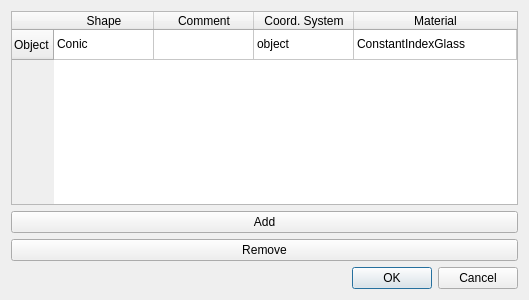
<?xml version="1.0" encoding="UTF-8"?>
<ui version="4.0">
 <class>Dialog</class>
 <widget class="QDialog" name="Dialog">
  <property name="geometry">
   <rect>
    <x>0</x>
    <y>0</y>
    <width>529</width>
    <height>300</height>
   </rect>
  </property>
  <property name="windowTitle">
   <string>Dialog</string>
  </property>
  <layout class="QGridLayout" name="gridLayout">
   <item row="3" column="0">
    <widget class="QDialogButtonBox" name="buttonBox">
     <property name="orientation">
      <enum>Qt::Horizontal</enum>
     </property>
     <property name="standardButtons">
      <set>QDialogButtonBox::Cancel|QDialogButtonBox::Ok</set>
     </property>
    </widget>
   </item>
   <item row="0" column="0">
    <widget class="QTableWidget" name="tblSurfaces">
     <property name="alternatingRowColors">
      <bool>true</bool>
     </property>
     <attribute name="horizontalHeaderStretchLastSection">
      <bool>true</bool>
     </attribute>
     <row>
      <property name="text">
       <string>Object</string>
      </property>
     </row>
     <column>
      <property name="text">
       <string>Shape</string>
      </property>
     </column>
     <column>
      <property name="text">
       <string>Comment</string>
      </property>
     </column>
     <column>
      <property name="text">
       <string>Coord. System</string>
      </property>
     </column>
     <column>
      <property name="text">
       <string>Material</string>
      </property>
     </column>
     <item row="0" column="0">
      <property name="text">
       <string>Conic</string>
      </property>
     </item>
     <item row="0" column="2">
      <property name="text">
       <string>object</string>
      </property>
     </item>
     <item row="0" column="3">
      <property name="text">
       <string>ConstantIndexGlass</string>
      </property>
     </item>
    </widget>
   </item>
   <item row="1" column="0">
    <widget class="QPushButton" name="pbAdd">
     <property name="text">
      <string>Add</string>
     </property>
    </widget>
   </item>
   <item row="2" column="0">
    <widget class="QPushButton" name="pbRemove">
     <property name="text">
      <string>Remove</string>
     </property>
    </widget>
   </item>
  </layout>
 </widget>
 <resources/>
 <connections>
  <connection>
   <sender>buttonBox</sender>
   <signal>accepted()</signal>
   <receiver>Dialog</receiver>
   <slot>accept()</slot>
   <hints>
    <hint type="sourcelabel">
     <x>248</x>
     <y>254</y>
    </hint>
    <hint type="destinationlabel">
     <x>157</x>
     <y>274</y>
    </hint>
   </hints>
  </connection>
  <connection>
   <sender>buttonBox</sender>
   <signal>rejected()</signal>
   <receiver>Dialog</receiver>
   <slot>reject()</slot>
   <hints>
    <hint type="sourcelabel">
     <x>316</x>
     <y>260</y>
    </hint>
    <hint type="destinationlabel">
     <x>286</x>
     <y>274</y>
    </hint>
   </hints>
  </connection>
 </connections>
</ui>
